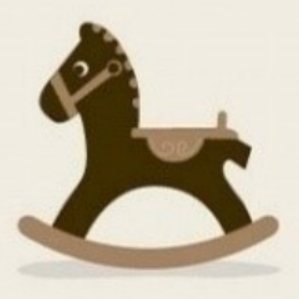
#> input picture process_image/avatar.png, 299 x 299 px
$ python process_image.py
#> lines starting #> are read from the running program, lines starting #| are printed output that depends on the picture
#!/usr/bin/env python
#-*- coding: utf-8 -*-

from PIL import Image, ImageDraw, ImageFont

def generate_image(avatar_path, text, output_path):
    """
    generates a new image from an original avatar, with text on top-right corner.
    args:
    - avatar_path: path of the original avatar image
    - text: text to display on the image (4 chars at most)
    - output_path: path of the generated image
    """
#> called with avatar_path = './avatar.png', text = '7', output_path = './out1.jpg'
    img_avatar = Image.open(avatar_path).convert("RGBA").resize((200,200))

    img_txt = Image.new("RGBA", img_avatar.size, (255,0,0,0))
    fnt = ImageFont.truetype("Courier New.ttf", 60) # monospaced font is preferred
    draw = ImageDraw.Draw(img_txt)
    draw.text((50,10), "%4s" % text, font=fnt, fill=(255,0,0,255))

    out = Image.alpha_composite(img_avatar, img_txt)
    # out.show() # test
    out.save(output_path, "JPEG")


if __name__ == "__main__":
    generate_image("./avatar.png", "7", "./out1.jpg")
    generate_image("./avatar.png", "9999", "./out2.jpg")
#> call 2 of generate_image, with avatar_path = './avatar.png', text = '9999', output_path = './out2.jpg'
#> in generate_image (call 2), `out = Image.alpha_composite(img_avatar, img_txt)`:
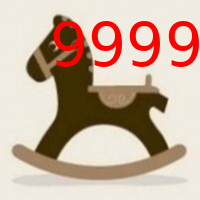
#> out: PIL image 200x200 RGBA; mean R, G, B, A 201.1, 176, 158.3, 255
